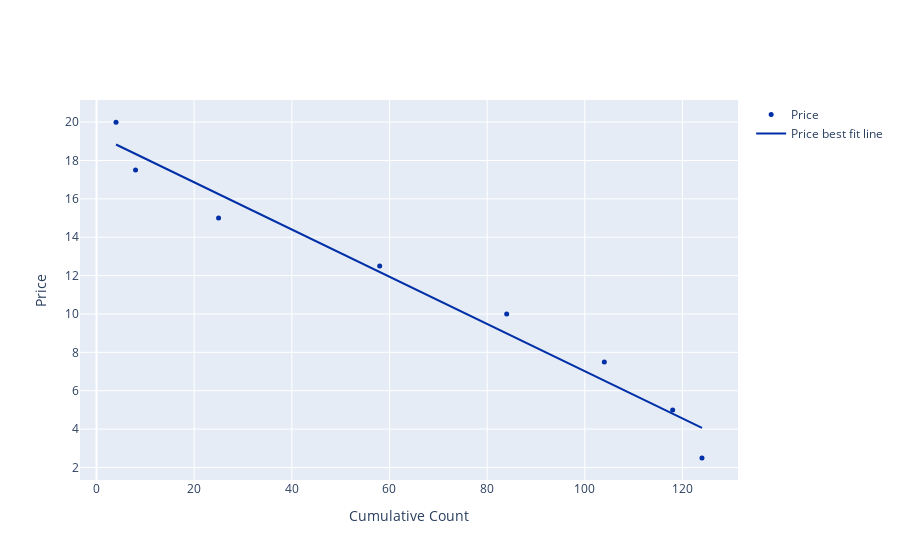

Write notebook code for a chart like this one.
### Code cell
demand_curve.iscatter("Cumulative Count","Price", fit_line=True)

### Figure 1 — Plotly figure (JSON) as saved in the notebook; plotly's stock layout.template omitted (floating-point values rounded to 4 significant figures)
{"data": [{"marker": {"color": "rgb(0,47,167)", "size": 5}, "mode": "markers", "name": "Price", "textfont": {"color": "rgb(0,47,167)"}, "textposition": "bottom center", "type": "scatter", "x": [4, 8, 25, 58, 84, 104, 118, 124], "y": [20.0, 17.5, 15.0, 12.5, 10.0, 7.5, 5.0, 2.5]}, {"hovertemplate": "-0.123079901417 * x + 19.3271185305", "marker": {"color": "rgb(0,47,167)"}, "mode": "lines", "name": "Price best fit line", "type": "scatter", "x": [4, 8, 25, 58, 84, 104, 118, 124], "y": [18.83, 18.34, 16.25, 12.19, 8.988, 6.527, 4.804, 4.065]}], "layout": {"xaxis": {"title": {"text": "Cumulative Count"}}, "yaxis": {"title": {"text": "Price"}}}}
